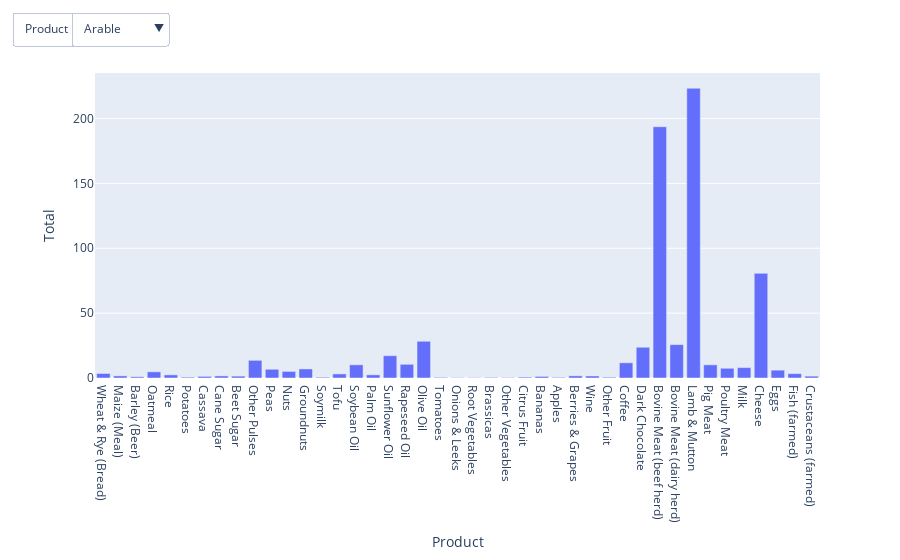

Notebook cell for this chart:
### Code cell
import pandas as pd
import numpy as np
import plotly.express as px

df_land = pd.read_excel('dataset1.xls', sheet_name=2, skiprows=2, nrows=43, usecols="A, C:E")
df_land['Total'] = df_land[['Arable', 'Fallow', 'Perm Past']].sum(axis=1)

df_ghg = pd.read_excel('dataset1.xls', sheet_name=2, skiprows=2, nrows=43, usecols="A, F:L")
df_ghg['Total'] = df_ghg[['LUC', 'Feed', 'Farm', 'Processing', 'Transport', 'Packging', 'Retail']].sum(axis=1)

df_eutr = pd.read_excel('dataset1.xls', sheet_name=2, skiprows=2, nrows=43, usecols="A, N")
df_fresh = pd.read_excel('dataset1.xls', sheet_name=2, skiprows=2, nrows=43, usecols="A, O")

temp = df_land
col_list = df_land.columns
temp.columns = col_list

fig = px.bar(temp, x="Product", y="Total")

fig.update_layout(
    updatemenus=[
        {
            "buttons": [
                {
                    "label": "Product" if axis == "x" else c,
                    "method": "update",
                    "args": [
                        {axis: [temp["Product"] if axis == "x" else temp[c]]},
                        {f"{axis}axis": {"title": {"text": "Product" if axis == "x" else c}}},
                    ],
                }
                for c in temp.columns[1:]  # Exclude the first column (Product) for y-axis dropdown
            ],
            "x": 0 if axis == "x" else 0.1,
            "y": 1.2,
        }
        for axis in "xy"
    ]
)

fig.show()

### Figure 1 — Plotly figure (JSON) as saved in the notebook; plotly's stock layout.template omitted (floating-point values rounded to 4 significant figures)
{"data": [{"alignmentgroup": "True", "hovertemplate": "Product=%{x}<br>Total=%{y}<extra></extra>", "legendgroup": "", "marker": {"color": "#636efa", "pattern": {"shape": ""}}, "name": "", "offsetgroup": "", "orientation": "v", "showlegend": false, "textposition": "auto", "type": "bar", "x": ["Wheat & Rye (Bread)", "Maize (Meal)", "Barley (Beer)", "Oatmeal", "Rice", "Potatoes", "Cassava", "Cane Sugar", "Beet Sugar", "Other Pulses", "Peas", "Nuts", "Groundnuts", "Soymilk", "Tofu", "Soybean Oil", "Palm Oil", "Sunflower Oil", "Rapeseed Oil", "Olive Oil", "Tomatoes", "Onions & Leeks", "Root Vegetables", "Brassicas", "Other Vegetables", "Citrus Fruit", "Bananas", "Apples", "Berries & Grapes", "Wine", "Other Fruit", "Coffee", "Dark Chocolate", "Bovine Meat (beef herd)", "Bovine Meat (dairy herd)", "Lamb & Mutton", "Pig Meat", "Poultry Meat", "Milk", "Cheese", "Eggs", "Fish (farmed)", "Crustaceans (farmed)"], "xaxis": "x", "y": [3.482, 1.628, 0.94, 4.766, 2.401, 0.643, 1.254, 1.594, 1.433, 13.62, 6.738, 5.08, 6.971, 0.592, 3.154, 10.17, 2.438, 17.19, 10.55, 28.3, 0.51, 0.285, 0.263, 0.452, 0.31, 0.675, 1.23, 0.493, 1.64, 1.553, 0.61, 11.72, 23.69, 193.7, 25.73, 223.3, 10.16, 7.49, 8.004, 80.64, 6.049, 3.378, 1.429], "yaxis": "y"}], "layout": {"barmode": "relative", "legend": {"tracegroupgap": 0}, "margin": {"t": 60}, "updatemenus": [{"buttons": [{"args": [{"x": [["Wheat & Rye (Bread)", "Maize (Meal)", "Barley (Beer)", "Oatmeal", "Rice", "Potatoes", "Cassava", "Cane Sugar", "Beet Sugar", "Other Pulses", "Peas", "Nuts", "Groundnuts", "Soymilk", "Tofu", "Soybean Oil", "Palm Oil", "Sunflower Oil", "Rapeseed Oil", "Olive Oil", "Tomatoes", "Onions & Leeks", "Root Vegetables", "Brassicas", "Other Vegetables", "Citrus Fruit", "Bananas", "Apples", "Berries & Grapes", "Wine", "Other Fruit", "Coffee", "Dark Chocolate", "Bovine Meat (beef herd)", "Bovine Meat (dairy herd)", "Lamb & Mutton", "Pig Meat", "Poultry Meat", "Milk", "Cheese", "Eggs", "Fish (farmed)", "Crustaceans (farmed)"]]}, {"xaxis": {"title": {"text": "Product"}}}], "label": "Product", "method": "update"}, {"args": [{"x": [["Wheat & Rye (Bread)", "Maize (Meal)", "Barley (Beer)", "Oatmeal", "Rice", "Potatoes", "Cassava", "Cane Sugar", "Beet Sugar", "Other Pulses", "Peas", "Nuts", "Groundnuts", "Soymilk", "Tofu", "Soybean Oil", "Palm Oil", "Sunflower Oil", "Rapeseed Oil", "Olive Oil", "Tomatoes", "Onions & Leeks", "Root Vegetables", "Brassicas", "Other Vegetables", "Citrus Fruit", "Bananas", "Apples", "Berries & Grapes", "Wine", "Other Fruit", "Coffee", "Dark Chocolate", "Bovine Meat (beef herd)", "Bovine Meat (dairy herd)", "Lamb & Mutton", "Pig Meat", "Poultry Meat", "Milk", "Cheese", "Eggs", "Fish (farmed)", "Crustaceans (farmed)"]]}, {"xaxis": {"title": {"text": "Product"}}}], "label": "Product", "method": "update"}, {"args": [{"x": [["Wheat & Rye (Bread)", "Maize (Meal)", "Barley (Beer)", "Oatmeal", "Rice", "Potatoes", "Cassava", "Cane Sugar", "Beet Sugar", "Other Pulses", "Peas", "Nuts", "Groundnuts", "Soymilk", "Tofu", "Soybean Oil", "Palm Oil", "Sunflower Oil", "Rapeseed Oil", "Olive Oil", "Tomatoes", "Onions & Leeks", "Root Vegetables", "Brassicas", "Other Vegetables", "Citrus Fruit", "Bananas", "Apples", "Berries & Grapes", "Wine", "Other Fruit", "Coffee", "Dark Chocolate", "Bovine Meat (beef herd)", "Bovine Meat (dairy herd)", "Lamb & Mutton", "Pig Meat", "Poultry Meat", "Milk", "Cheese", "Eggs", "Fish (farmed)", "Crustaceans (farmed)"]]}, {"xaxis": {"title": {"text": "Product"}}}], "label": "Product", "method": "update"}, {"args": [{"x": [["Wheat & Rye (Bread)", "Maize (Meal)", "Barley (Beer)", "Oatmeal", "Rice", "Potatoes", "Cassava", "Cane Sugar", "Beet Sugar", "Other Pulses", "Peas", "Nuts", "Groundnuts", "Soymilk", "Tofu", "Soybean Oil", "Palm Oil", "Sunflower Oil", "Rapeseed Oil", "Olive Oil", "Tomatoes", "Onions & Leeks", "Root Vegetables", "Brassicas", "Other Vegetables", "Citrus Fruit", "Bananas", "Apples", "Berries & Grapes", "Wine", "Other Fruit", "Coffee", "Dark Chocolate", "Bovine Meat (beef herd)", "Bovine Meat (dairy herd)", "Lamb & Mutton", "Pig Meat", "Poultry Meat", "Milk", "Cheese", "Eggs", "Fish (farmed)", "Crustaceans (farmed)"]]}, {"xaxis": {"title": {"text": "Product"}}}], "label": "Product", "method": "update"}], "x": 0, "y": 1.2}, {"buttons": [{"args": [{"y": [[2.55, 1.171, 0.674, 3.414, 2.093, 0.498, 0.934, 1.213, 1.159, 9.851, 5.354, 4.681, 5.802, 0.464, 2.473, 7.815, 2.259, 13.58, 8.458, 27.21, 0.328, 0.219, 0.231, 0.303, 0.223, 0.637, 1.23, 0.465, 0.741, 1.553, 0.465, 10.68, 18.63, 20.51, 10.1, 9.292, 7.882, 5.66, 1.327, 12.1, 4.652, 2.67, 1.197]]}, {"yaxis": {"title": {"text": "Arable"}}}], "label": "Arable", "method": "update"}, {"args": [{"y": [[0.932, 0.457, 0.266, 1.352, 0.308, 0.145, 0.32, 0.381, 0.274, 3.769, 1.384, 0.399, 1.169, 0.128, 0.681, 2.359, 0.179, 3.613, 2.09, 1.089, 0.182, 0.066, 0.032, 0.149, 0.087, 0.038, 0, 0.028, 0.899, 0, 0.145, 1.038, 5.059, 5.067, 1.965, 1.666, 2.23, 1.83, 0.402, 3.658, 1.397, 0.708, 0.232]]}, {"yaxis": {"title": {"text": "Fallow"}}}], "label": "Fallow", "method": "update"}, {"args": [{"y": [[0, 0, 0, 0, 0, 0, 0, 0, 0, 0, 0, 0, 0, 0, 0, 0, 0, 0, 0, 0, 0, 0, 0, 0, 0, 0, 0, 0, 0, 0, 0, 0, 0, 168.1, 13.67, 212.3, 0.044, 0, 6.275, 64.88, 0, 0, 0]]}, {"yaxis": {"title": {"text": "Perm Past"}}}], "label": "Perm Past", "method": "update"}, {"args": [{"y": [[3.482, 1.628, 0.94, 4.766, 2.401, 0.643, 1.254, 1.594, 1.433, 13.62, 6.738, 5.08, 6.971, 0.592, 3.154, 10.17, 2.438, 17.19, 10.55, 28.3, 0.51, 0.285, 0.263, 0.452, 0.31, 0.675, 1.23, 0.493, 1.64, 1.553, 0.61, 11.72, 23.69, 193.7, 25.73, 223.3, 10.16, 7.49, 8.004, 80.64, 6.049, 3.378, 1.429]]}, {"yaxis": {"title": {"text": "Total"}}}], "label": "Total", "method": "update"}], "x": 0.1, "y": 1.2}], "xaxis": {"anchor": "y", "domain": [0, 1], "title": {"text": "Product"}}, "yaxis": {"anchor": "x", "domain": [0, 1], "title": {"text": "Total"}}}}
